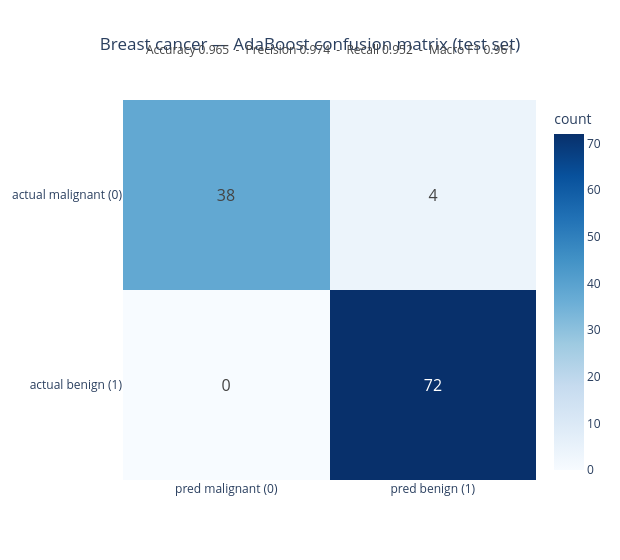

Notebook code for this chart:
### Markdown cell above
**What just happened:** on real 30-feature data, boosting 50 stumps reaches strong accuracy. The learning curve shows the training error dropping toward 0 while the test error settles — a well-behaved booster. No scaling was applied (stumps are scale-invariant).

### Code cell
# Interactive confusion matrix (Plotly) with metrics annotated
import plotly.graph_objects as go

Mc, labels_c = confusion_matrix(yc_test, pred_c)
fig_cm = go.Figure(go.Heatmap(
    z=Mc, x=["pred malignant (0)", "pred benign (1)"],
    y=["actual malignant (0)", "actual benign (1)"],
    colorscale="Blues", showscale=True, colorbar=dict(title="count"),
    text=Mc, texttemplate="%{text}", textfont=dict(size=16)))
fig_cm.add_annotation(x=0.5, y=1.16, xref="paper", yref="paper", showarrow=False,
    text=f"Accuracy {acc_c:.3f}  -  Precision {prec_c:.3f}  -  Recall {rec_c:.3f}  -  Macro F1 {f1_c:.3f}",
    font=dict(size=12, color="#444"))
fig_cm.update_layout(
    title=dict(text="Breast cancer — AdaBoost confusion matrix (test set)", x=0.5, xanchor="center"),
    template="plotly_white", width=620, height=560, yaxis=dict(autorange="reversed"))
fig_cm.show()

### Figure 1 — Plotly figure (JSON) as saved in the notebook; plotly's stock layout.template omitted (floating-point values rounded to 4 significant figures)
{"data": [{"colorbar": {"title": {"text": "count"}}, "colorscale": [[0.0, "rgb(247,251,255)"], [0.125, "rgb(222,235,247)"], [0.25, "rgb(198,219,239)"], [0.375, "rgb(158,202,225)"], [0.5, "rgb(107,174,214)"], [0.625, "rgb(66,146,198)"], [0.75, "rgb(33,113,181)"], [0.875, "rgb(8,81,156)"], [1.0, "rgb(8,48,107)"]], "showscale": true, "text": [[38, 4], [0, 72]], "textfont": {"size": 16}, "texttemplate": "%{text}", "type": "heatmap", "x": ["pred malignant (0)", "pred benign (1)"], "y": ["actual malignant (0)", "actual benign (1)"], "z": [[38, 4], [0, 72]]}], "layout": {"annotations": [{"font": {"color": "#444", "size": 12}, "showarrow": false, "text": "Accuracy 0.965  -  Precision 0.974  -  Recall 0.952  -  Macro F1 0.961", "x": 0.5, "xref": "paper", "y": 1.16, "yref": "paper"}], "height": 560, "title": {"text": "Breast cancer — AdaBoost confusion matrix (test set)", "x": 0.5, "xanchor": "center"}, "width": 620, "yaxis": {"autorange": "reversed"}}}
